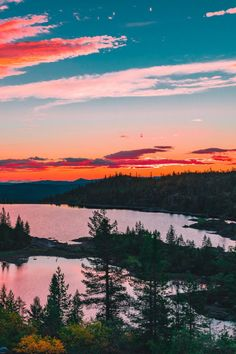
%> input picture photo_sample.jpg, 236 x 354 px
$ octave MedianFilter.m   (GNU Octave 9; MATLAB toolbox functions it lacks are replaced by stand-ins)
%> lines starting %> are read from the running program, lines starting %| are printed output that depends on the picture
% Roselynn Conrady M E 556
% MATLAB image from Lecture 3 and 4
clear all; close all;

I = imread('photo_sample.jpg');
%> I is the input picture: size 354x236x3 uint8; mean R, G, B 113.4, 107.7, 109.2

I1 = rgb2gray(I);
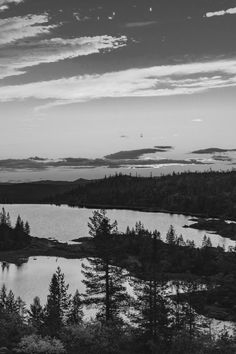
%> I1: size 354x236 uint8; min 2, max 231, mean 109.6
I2 = imnoise(I1, 'gaussian'); % adding noise
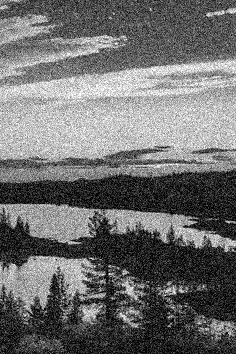
%> I2: size 354x236 uint8; min 0, max 255, mean 109.8
figure, imshow(uint8(I2))

% Median filtering w/o built in function
FS = 3; sigma = FS/3;

[rows, cols] = size(I1);
%> rows = 354; cols = 236
I2 = I1;

for i = (FS+1)/2: rows-(FS+1)/2+1
    for j = (FS+1)/2:cols-(FS+1)/2+1

        window = I1(i-(FS-1)/2 : i+(FS-1)/2, j-(FS-1)/2 : j+(FS-1)/2);
        result = median(window(:)); % putting array into 1-D vector
        % and sorting to find median pixel
        I2(i,j) = result;

    end
end
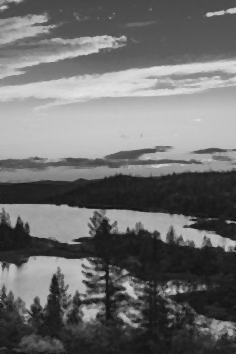
%> I2: size 354x236 uint8; min 14, max 229, mean 109.3
figure, imshow(I2);
